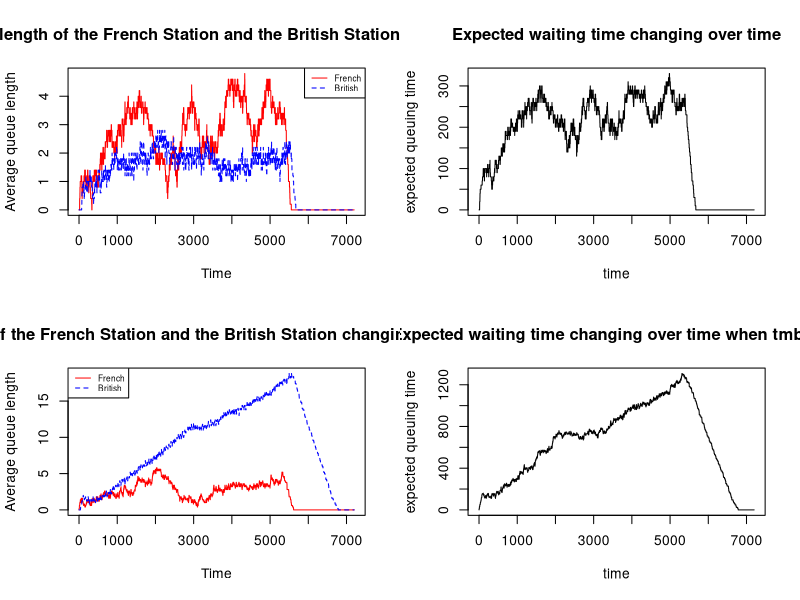

This figure's R source: (Note: a time limit stopped this script after it produced the figure.)
# First, prepare for the functions to update the queues and processing time

# Define a function "finish()" to move the car that have finished processing out of the queue
# "station" is a matrix with two numerical lists
# Columns in the "station" array stand for each queue in the stations
# station["qn",] is a list consisting the number of cars in each queue
# station["dt",] is the list consisting the processing time for the processing car in each queue
# We will use "sample()" to generate random processing time in the range (tr,tr+tm)
finish <- function(station, queue, tr, tm){
  
  # If there is one car finish being processed and be able to leave the current queue, 
  # then we will reduce one from the number of queuing cars in this queue
  station["qn", queue] <- station["qn", queue] - 1
  
  # If there is more than one car in the queue, the car that has been waiting in the queue will be processed after the old car got moved out from the queue
  # then use 'sample()' to generate a processing time for this car
  if(station["qn", queue] > 0){
    station["dt", queue] <- sample(tm:(tm+tr), 1)
  }
  # If there is no car left in the queue, we give "-1" to the processing time as an indicator, just for convenience 
  else{
    station["dt", queue] <- -1
  }
  
  return(station)
}

# Define another function "insert()" to find the shortest queue and insert the newly arriving car into the queue 
insert <- function(station, tr, tm){
  # Find the shortest queue
  qn_min <- which.min(station["qn", ]) 
  # The newly arrived car will join the shortest queue
  station["qn", qn_min] <- station["qn", qn_min] + 1
  
  # According to "finish()" function we had defined above, 
  # "-1" for processing time means there's no car waiting in the queue, 
  # so the newly inserted car will be processed immediatelt.
  # Then we use "sample()" function to generate a random processing time for this car
  if(station["dt", qn_min] == -1){
    station["dt", qn_min] <- sample(tm:(tm+tr), 1)
  }
  
  return (station)
}


# Define the function "qsim(mf,mb,a.rate,trb,trf,tmb,tmf,maxb)"
# "mf" is the number of French stations
# "mb" is the number of British stations
# "a.rate" is the probability a new car arrives at French stations in one second
# A car arrives at the French stations randomly at an average rate of one every 
# 10 seconds, so that there is a probability of 0.1 of an arrival each second
# The processing time in the French stations will be a random number uniformly distributed between (tmf,tmf+trf) 
# The processing time in the British stations will be a random number uniformly distributed between (tmb,tmb+trb) 
# The maximum number of cars in each British station will be "maxb"
qsim <- function(mf = 5, mb = 5, a.rate = .1, trb = 40, trf = 40, tmb = 30, tmf = 30, maxb = 20) {
  
  # Here are some variables we will use later:
  # "f" is a matrix to store the processing time for cars in the French stations
  # Notice: Choosing to use a data.frame to store the processing time to avoid messing up each station
  # Columns in "f" stand for each French station, namely "station_1", "station_2", ..., "station_mf"
  # The first row in "f" namely "qn" stores the number of cars waiting in the station
  # The second row in "f" namely "dt" stores the processing time for each car being processed
  column_names_f <- paste0("station_", seq_len(mf))
  f <- matrix(c(0,-1), nrow = 2, ncol = length(column_names_f))
  colnames(f) <- column_names_f
  rownames(f) <- c("qn","dt")
  
  # "b" is a matrix to store the processing time for cars in the British stations
  # Same ideas above to build "b"
  column_names_b <- paste0("station_", seq_len(mb))
  b <- matrix(c(0,-1), nrow = 2, ncol = length(column_names_b))
  colnames(b) <- column_names_b
  rownames(b) <- c("qn","dt")
  
  nf <- c() # nf is a list to store the average queue length in French station for each second
  nb <- c() # nb is a list to store the average queue length in British station for each second
  eq <- c() # eq is a list to store the expected waiting time for each second
  
  # This model will simulate for a 2-hour period, in total 7200 seconds
  for (t in 1:(2*60*60)){
    
    # Notice: Since the cars can't leave from the French station to the British one if there is no available queues in British station, so we start with analyzing the queues in British station
    # First, find the columns that with 0 processing time in British station
    # Then move those cars with 0 processing time out of the queue using "finish()" function to cut one off the queue and give a processing time to the next car
    for( i in which(b["dt", ] %in% 0)){
      b <- finish(b, i, trb, tmb)
    }
    
    # Find the columns with 0 processing time in the French station
    for (i in which(f["dt", ] %in% 0)){
      # If the sum of the number of cars in the queue is less than the total maximum capacity for the whole British station, 
      # we will know there are still some vacancies in the British station
      # Then we can move the cars finished processing from French station to the British station using "finish()" function we defined above
      if(sum(b["qn", ]) < maxb*mb){
        f <- finish(f, i, trf, tmf)
        b <- insert(b, trb, tmb)
      }
    }
    
    # Provided "a.rate" this input as the arriving probability, we use "sample()" function to randomly choose "TRUE" or "FALSE"
    # "TURE" indicates a car arrives while "False" indicating that there are no cars arrived
    # Ignoring the situation that more than one car arriving at the same time, so "size" attribute in "sample()" function is 1
    if (t <= 90*60){ # New cars only arrive at French stations in the first 1.5 hours in the simulation
      if (sample(c(TRUE,FALSE), size = 1, prob = c(a.rate, 1-a.rate))){
        # If "sample()" function generates "TURE" as the result, which means a new car arrives at the French stations
        # We will use "insert()" defined above to put a new car in the queue in the French station
        f <- insert(f, trf, tmf)
      }
    }
    
    # One iteration in this loop means one second has passed, so we cut one second off from the positive processing time for each car.
    f["dt", ] <- apply(f["dt", , drop = FALSE], 1, function(row) {
      ifelse(row > 0, row - 1, row)
    })
    b["dt", ] <- apply(b["dt", , drop = FALSE], 1, function(row) {
      ifelse(row > 0, row - 1, row)
    })
    
    # avg_f is the average queue length in the French station.
    # Calculated by summing up the number of cars in all queues first, then divided by the number of stations
    avg_f <- sum(f["qn", ])/mf
    # avg_b is the average queue length in the British station
    avg_b <- sum(b["qn", ])/mb 
    # Update the average queue length and expected waiting time for this second to the lists storing results across the simulation
    nf <- append(nf, avg_f)
    nb <- append(nb, avg_b)
    # Expected waiting time is the sum of the average processing time in each station multiply with average queue length in  each station
    eq <- append(eq, (avg_f*(tmf + trf/2) + avg_b*(tmb + trb/2)))
  }

  return(list(nf, nb, eq))
}


iqsim <- qsim() # Default parameters
jqsim <- qsim(tmb = 40) # Set the minimum processing time in British station as 40
# Create a panel with 2-row, 2-row plots
par(mfrow = c(2,2))

# plot of French and British queue lengths change over time
matplot(1:7200, cbind(iqsim[[1]],iqsim[[2]]), type = 'l', col = c("red", "blue"), 
        xlab = "Time", ylab = "Average queue length", 
        main = "Average queue length of the French Station and the British Station changing over time")
legend("topright", c("French", "British"), col = c("red", "blue"), lty = 1:2, cex = 0.6)

# plot of expected waiting time changes over time
matplot(1:7200, iqsim[[3]], type = 'l', xlab = "time", ylab = "expected queuing time", 
        main = "Expected waiting time changing over time")

# plot of French and British queue lengths change over time when the minimum British handling time is set as 40 seconds
matplot(1:7200, cbind(jqsim[[1]],jqsim[[2]]), type = 'l', col = c("red", "blue"), 
        xlab = "Time", ylab = "Average queue length", 
        main = "Average queue length of the French Station and the British Station changing over time when tmb = 40 ")
legend("topleft", c("French", "British"), col = c("red", "blue"), lty = 1:2, cex = 0.6)

# plot of expected waiting time changing over time when the minimum British handling time is set as seconds
matplot(1:7200, jqsim[[3]], type = 'l', xlab = "time", ylab = "expected queuing time", 
        main = "Expected waiting time changing over time when tmb = 40")

# In order to find the probability of at least one car missing ferry departure,we need to run qsim() function 100 times
k <- 0 # k is the number of times there are cars missing the ferry after 100 times simulation
for (i in 1:100){
  # If the final average queue lengths are above zero, that means there is at least one car missing the ferry departure
  kqsim <- qsim()
  if (kqsim[[2]][7200] > 0 || kqsim[[1]][7200] > 0){
      k <- k + 1
  }
}

print(paste0("The probability of at least one car missing the ferry departure is ", k/100))
